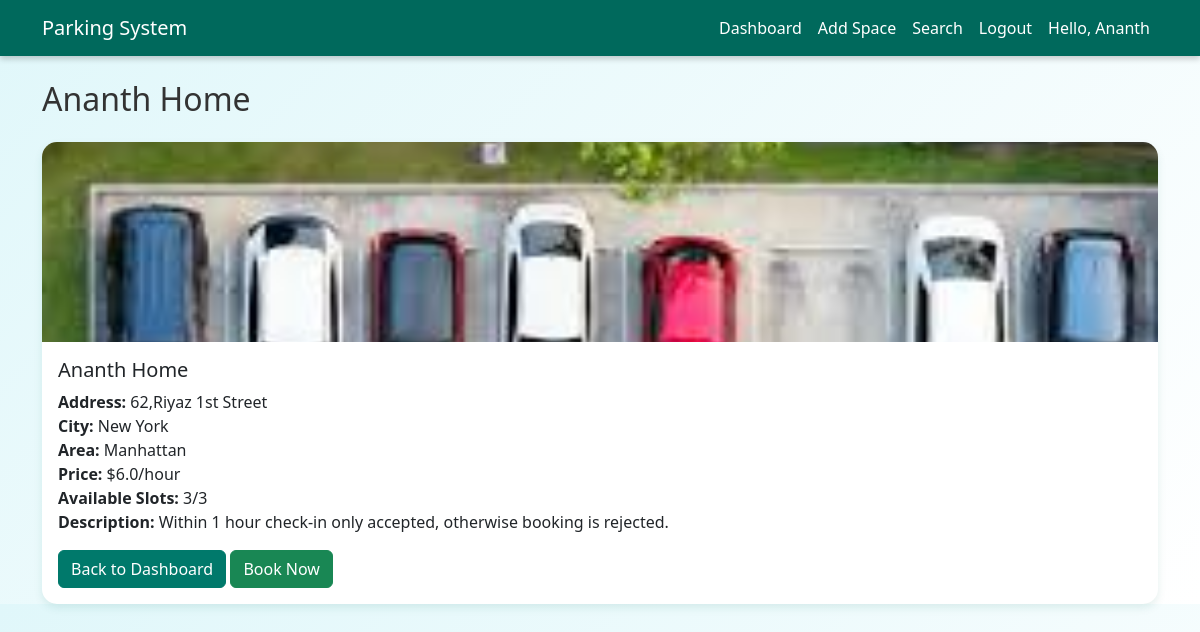
Screenshot of /space/4 (signed in) with the database file from the repository.
### tables this page shows
CREATE TABLE parking_spaces (
            id INTEGER PRIMARY KEY AUTOINCREMENT,
            user_id INTEGER,
            title TEXT NOT NULL,
            address TEXT NOT NULL,
            city TEXT NOT NULL,
            area TEXT NOT NULL,
            price_per_hour REAL NOT NULL,
            total_slots INTEGER NOT NULL,
            available_slots INTEGER NOT NULL,
            description TEXT,
            image TEXT,
            FOREIGN KEY (user_id) REFERENCES users (id)
        );

### app.py (the view, shortened to what this page needs)
@app.route('/space/<int:space_id>', methods=['GET', 'POST'])
def space_details(space_id):
    db = get_db()
    space = db.execute('SELECT * FROM parking_spaces WHERE id = ?', (space_id,)).fetchone()
    if not space:
        return "Space not found", 404
    user_id = session.get('user_id')
    error = None
    return render_template('space_details.html', space=space, error=error)

### database.py (called while the page is built)
def get_db():
    conn = sqlite3.connect('parking.db')
    conn.row_factory = sqlite3.Row
    return conn

### templates/space_details.html
{% extends 'base.html' %}
{% block content %}
<h2 class="mb-4">{{ space.title }}</h2>
<div class="card">
    {% if space.image %}
    <img src="{{ url_for('static', filename='uploads/' + space.image) }}" class="card-img-top" alt="{{ space.title }}">
    {% endif %}
    <div class="card-body">
        <h5 class="card-title">{{ space.title }}</h5>
        <p class="card-text">
            <strong>Address:</strong> {{ space.address }}<br>
            <strong>City:</strong> {{ space.city }}<br>
            <strong>Area:</strong> {{ space.area }}<br>
            <strong>Price:</strong> ${{ space.price_per_hour }}/hour<br>
            <strong>Available Slots:</strong> {{ space.available_slots }}/{{ space.total_slots }}<br>
            <strong>Description:</strong> {{ space.description or 'No description provided' }}
        </p>
        <a href="{{ url_for('dashboard') }}" class="btn btn-primary">Back to Dashboard</a>
        {% if session.user_id %}
        <a href="{{ url_for('book_space', space_id=space.id) }}" class="btn btn-success">Book Now</a>
        {% endif %}
    </div>
</div>
{% endblock %}

### static/css/styles.css (style rules this page uses)
body { background: linear-gradient(135deg, #e0f7fa, #ffffff); font-family: 'Segoe UI', Tahoma, Geneva, Verdana, sans-serif; color: #333; }
.card { transition: transform 0.3s, box-shadow 0.3s; border: none; border-radius: 15px; overflow: hidden; background-color: #ffffff; box-shadow: 0 4px 8px rgba(0, 105, 92, 0.1); }
.card-img-top { height: 200px; object-fit: cover; }
.btn-primary { background-color: #00796b; border-color: #00796b; transition: background-color 0.3s ease-in-out; }

### rows the page displays
parking_spaces: title "Ananth Home", image (picture), address "62,Riyaz 1st Street", city "New York", area "Manhattan", price_per_hour "6.0", available_slots "3", total_slots "3", description "Within 1 hour check-in only accepted, otherwise booking is rejected."

### other values shown
{{ session.name }} "Ananth"
